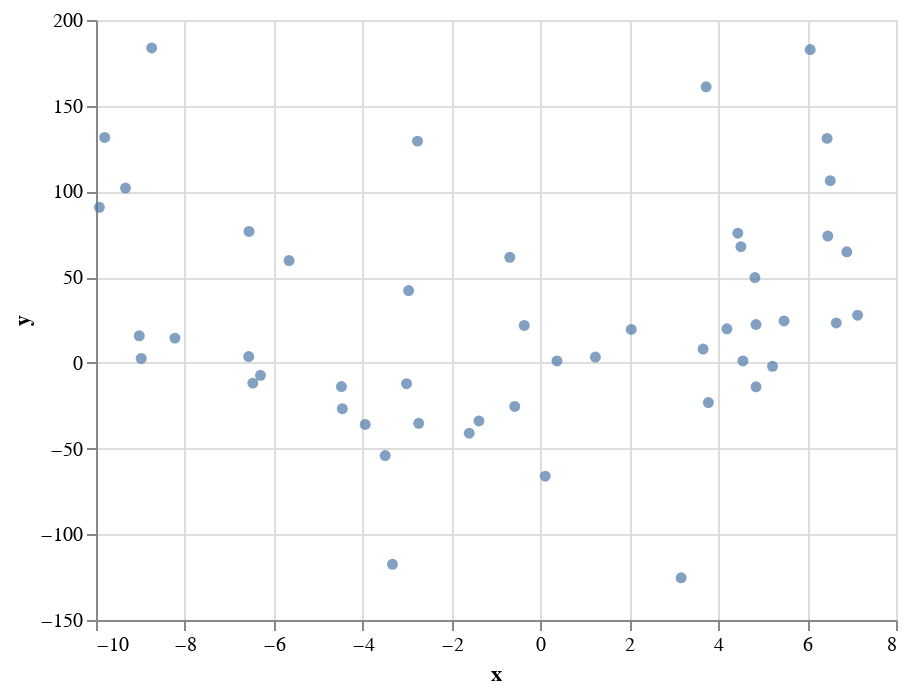

Notebook code for this chart:
### Markdown cell above
In the simulated data, we added some (significant) random noise to the data, so that the underlying parabola is much less apparent.  This data is stored in the "y" column.

### Code cell
alt.Chart(df).mark_circle().encode(
    x="x",
    y="y",
    tooltip = ["x","y","y_true"]
)
